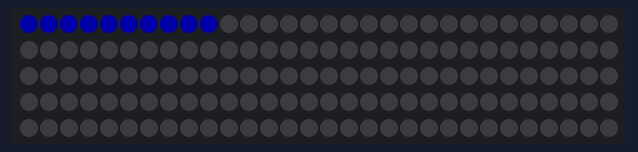
Bench run of a sketch on a simulated Arduino Uno, built with avr-gcc and run on an emulated ATmega328P. Shown: 150 RGB LEDs in strip order, left to right, continuing on the next row. Dim RGB values are drawn brighter than linear.

Above: at 1.35 s.
At 3.2 s:
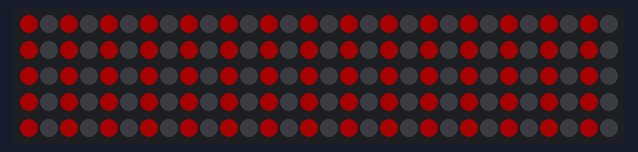

The sketch:

ADCdriver.ino
```cpp
#include <Adafruit_NeoPixel.h>

#define LED_PIN   2
#define NUM_LEDS  150

Adafruit_NeoPixel strip(NUM_LEDS, LED_PIN, NEO_GRB + NEO_KHZ800);

void setup() {
  strip.begin();
  strip.setBrightness(40);
}

void loop() {

  strip.clear();

  // First 10 on one by one
  for (int i = 0; i < 10; i++) {
    strip.setPixelColor(i, strip.Color(0, 0, 255));
    strip.show();
    delay(120);
  }

  delay(300);

  // First 10 off
  for (int i = 0; i < 10; i++) {
    strip.setPixelColor(i, 0);
    strip.show();
    delay(120);
  }

  delay(300);

  // Every second LED red
  for (int i = 0; i < NUM_LEDS; i++) {
    strip.setPixelColor(i, (i % 2 == 0) ? strip.Color(255, 0, 0) : 0);
  }

  strip.show();
  delay(700);
}
```

Source omitted: move_api.ino (20991 bytes)

Measured:
- what the display in image 1 shows lasts 0.7 s, from 3.1 s to 3.8 s
